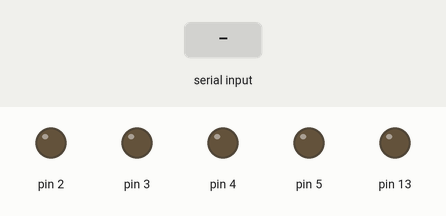
The sketch below on a simulated Arduino Uno, built with avr-gcc and run on an emulated ATmega328P. Parts: output pins drawn as LEDs (lit = HIGH). The test bench sets the inputs (shaded band). What the sketch prints to the serial monitor is not drawn.

Above: at 1.2 s.
1.3 s: "F" received over the second serial link
At 2.1 s:
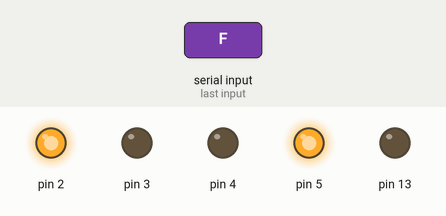
2.8 s: "R" received over the second serial link
At 3.2 s:
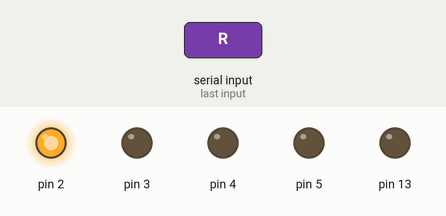
4.3 s: "L" received over the second serial link
At 5.5 s:
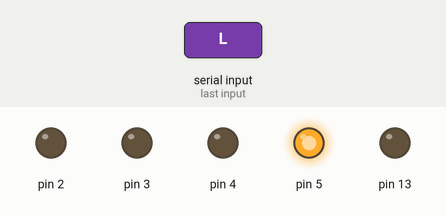
5.8 s: "B" received over the second serial link
At 6.7 s:
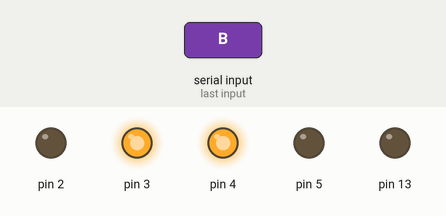
Timing chart, 0 to 8.3 s (numbered marks = the images above; inputs shaded):
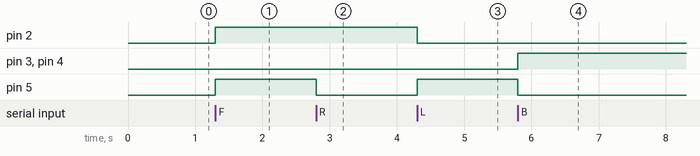

Measured:
- after the input at 1.3 s, pin 2, pin 5: LOW → HIGH at once
- after the input at 2.8 s, pin 5: HIGH → LOW at once
- after the input at 4.3 s, pin 2: HIGH → LOW at once; pin 5: LOW → HIGH at once
- after the input at 5.8 s, pin 3, pin 4: LOW → HIGH at once; pin 5: HIGH → LOW at once

The sketch:

sketch_sep24a_blue.ino
```cpp
#include<SoftwareSerial.h>
SoftwareSerial bt(8,9);
void frd();
void brd();
void rgt();
void lft();
void stp();

void setup() {
  pinMode(13,OUTPUT);
  Serial.begin(9600);
  bt.begin(9600);
  pinMode(2,OUTPUT);
  pinMode(3,OUTPUT);
  pinMode(4,OUTPUT);
  pinMode(5,OUTPUT);
  Serial.println("Enter you Command");

}

void loop() {
  if(bt.available())
    {
      char ch = bt.read();
      Serial.print(ch);
      if(ch == 'F')
      {
        frd();
      }
      if (ch == 'R')
      {
        rgt();
      }
      if (ch == 'L')
      {
        lft();
      }
      if (ch == 'B')
      {
        brd();
      }
      if(ch == 'S')
      {
        stp();
      }
    }
}
void frd()
{
  digitalWrite(2,1);
  digitalWrite(3,0);
  digitalWrite(4,0);
  digitalWrite(5,1);
}
void brd()
{
  digitalWrite(2,0);
  digitalWrite(3,1);
  digitalWrite(4,1);
  digitalWrite(5,0);
}
void rgt()
{
  digitalWrite(2,1);
  digitalWrite(3,0);
  digitalWrite(4,0);
  digitalWrite(5,0);
}
void lft()
{
  digitalWrite(2,0);
  digitalWrite(3,0);
  digitalWrite(4,0);
  digitalWrite(5,1);
}
void stp()
{
  digitalWrite(2,0);
  digitalWrite(3,0);
  digitalWrite(4,0);
  digitalWrite(5,0);
}
```
